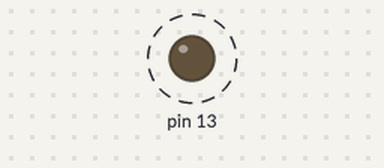
Simulated run of this sketch. Board: Arduino Uno, built with avr-gcc and run on an emulated ATmega328P. On the bench: output pins drawn as LEDs (lit = HIGH). Dashed ring = blinking.

Above: at 0.5 s.
Timing chart, 0 to 3.0 s (numbered marks = the images above):
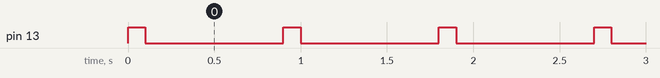

The sketch:

led_blink.ino
```cpp
void setup() {
  // put your setup code here, to run once:
  pinMode(13,OUTPUT);
}

void loop() {
  // put your main code here, to run repeatedly:
  digitalWrite(13,HIGH);
  delay(100);
  digitalWrite(13,LOW);
  delay(200);
  digitalWrite(12,HIGH);
  delay(100);
  digitalWrite(12,LOW);
  delay(200);
  digitalWrite(11,HIGH);
  delay(100);
  digitalWrite(11,LOW);
  delay(200);

}
```

Measured:
- by itself, pin 13: alternates HIGH for 0.10 s and LOW for 0.80 s
